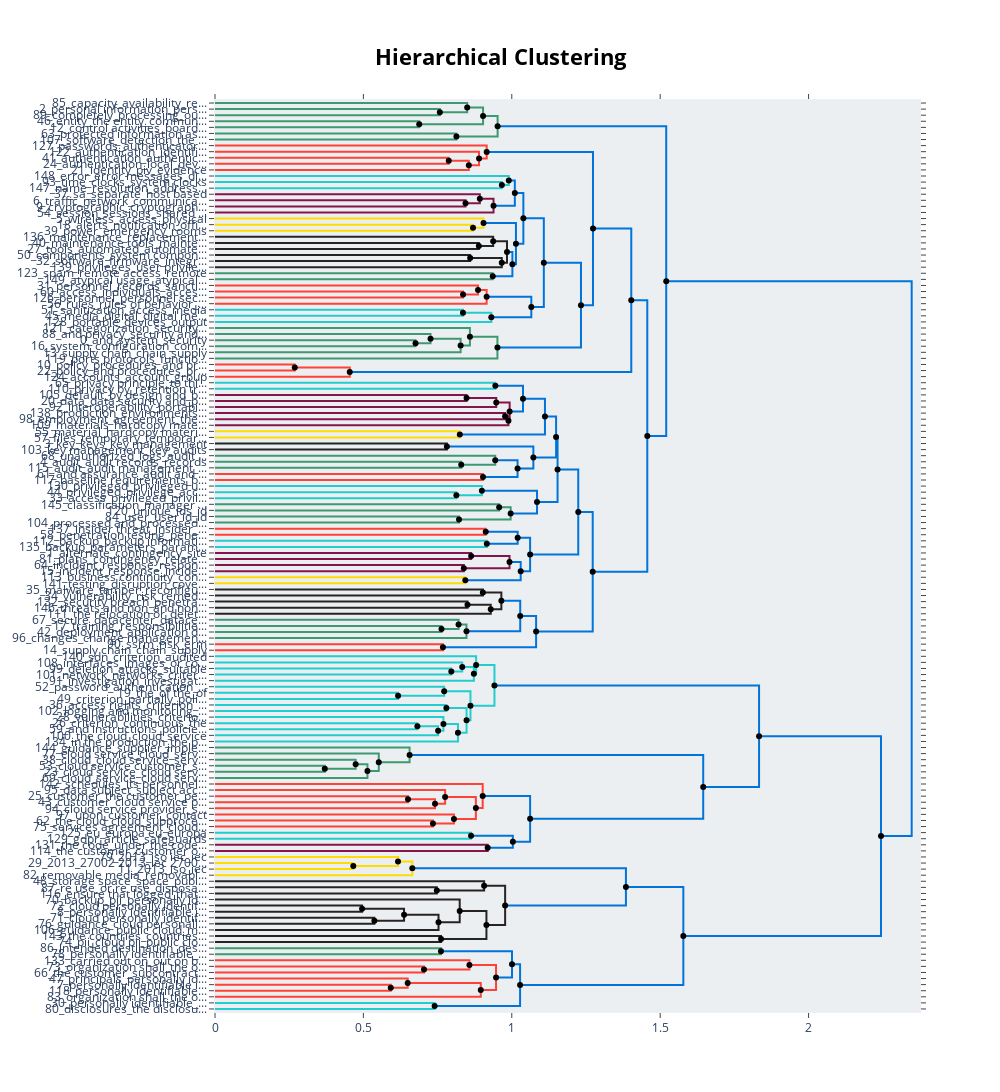

Notebook code for this chart:
### Code cell
# min cluster size 2
topic_model_2.visualize_hierarchy(hierarchical_topics=hierarchical_topics_2)
